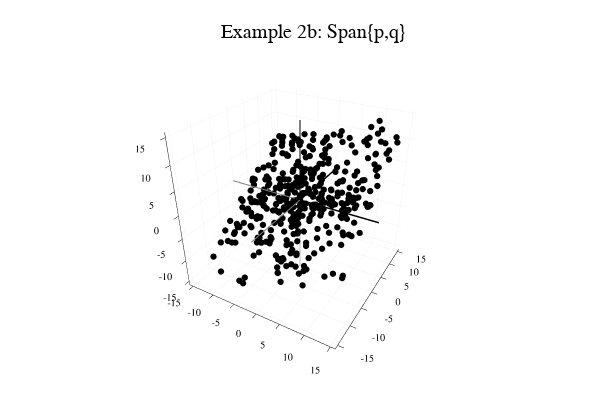

Notebook code cell kept with this figure:
### Markdown cell above
## Example 2b.  Plot many possible linear combinations using two vectors in $\mathbb{R}^3$

Here, random integer weights ($a_1$ and $a_2$) between -20 and 20 for the two vectors are chosen.

### Code cell
# Example 2b
using Plots
plotly()
NumberOfPoints=400;

a1=rand(-20:20)*rand(); a2=rand(-20:20)*rand();
P=p*a1; Q=q*a2;

while abs(P[1]+Q[1])>15 || abs(P[2]+Q[2])>15 || abs(P[3]+Q[3])>15
    a1=rand(-20:20)*rand(); a2=rand(-20:20)*rand(); 
    P=p*a1; Q=q*a2; 
end

d=plot3d(title="Example 2b: Span{p,q}", legend=false, lims=[-15,15])
scatter!([P[1]+Q[1], P[1]+Q[1]],[P[2]+Q[2],P[2]+Q[2]],[P[3]+Q[3],P[3]+Q[3]], markercolor="black", markersize=1)

if NumberOfPoints>1
    for n = 2:NumberOfPoints
        a1=rand(-20:20)*rand(); a2=rand(-20:20)*rand(); 
        P=p*a1; Q=q*a2; 
        while abs(P[1]+Q[1])>15 || abs(P[2]+Q[2])>15 || abs(P[3]+Q[3])>15
            a1=rand(-20:20)*rand(); a2=rand(-20:20)*rand(); 
            P=p*a1; Q=q*a2;  
        end
        scatter!([P[1]+Q[1], P[1]+Q[1]],[P[2]+Q[2],P[2]+Q[2]],[P[3]+Q[3],P[3]+Q[3]], markercolor="black", markersize=1)
    end
end

plot3d!([0,0],[0,0],[0,20], label="+z", linecolor="black", linewidth=2,lims=[-15,15])
plot3d!([0,0],[0,0],[0,-20],  label="-z", linecolor="gray", linewidth=1,lims=[-15,15])
plot3d!([0,0],[0,20],[0,0],  label="+y", linecolor="black", linewidth=3,lims=[-15,15])
plot3d!([0,0],[0,-20],[0,0],  label="-y", linecolor="gray", linewidth=2,lims=[-15,15])
plot3d!([0,20],[0,0],[0,0],  label="+x", linecolor="black", linewidth=3,lims=[-15,15])
plot3d!([0,-20],[0,0],[0,0],  label="-x", linecolor="gray", linewidth=2,lims=[-15,15])

display(d)
